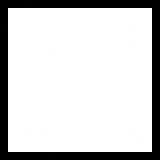
#> input picture images/empty.jpg, 20 x 20 px (shown 8 times larger)
$ python imagerender.py
#> lines starting #> are read from the running program, lines starting #| are printed output that depends on the picture; pictures that were not available may be replaced by others from this repository, and a replacement may not be noted
from PIL import Image
from io import BytesIO
from pathlib import Path
from BattleshipGame.rules import Ship


FOLDER = Path(__file__).resolve().parent.joinpath('images')

empty_cell = Image.open(FOLDER.joinpath('empty.jpg'))
#> empty_cell is the input picture: PIL image 20x20 RGB; min 0, max 255, mean 206.5
ship_cell = Image.open(FOLDER.joinpath('ship.jpg'))
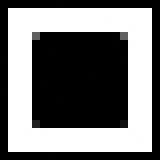
#> input picture images/ship.jpg, 20 x 20 px (shown 8 times larger)
#> ship_cell is the input picture: PIL image 20x20 RGB; min 0, max 255, mean 115.4
miss_cell = Image.open(FOLDER.joinpath('miss.jpg'))
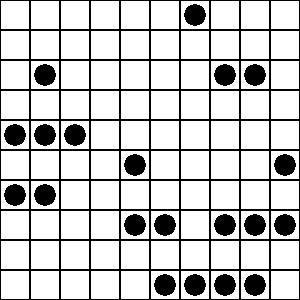
#> input picture field.jpeg, 300 x 300 px, given in place of miss.jpg, which was not available
#> miss_cell is the input picture: PIL image 300x300 RGB; min 0, max 255, mean 201
hit_cell = Image.open(FOLDER.joinpath('hit.jpg'))
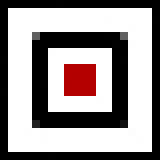
#> input picture images/hit.jpg, 20 x 20 px (shown 8 times larger)
#> hit_cell is the input picture: PIL image 20x20 RGB; mean R, G, B 153.1, 145.9, 145.9
empty_field = Image.open(FOLDER.joinpath('field.jpg'))
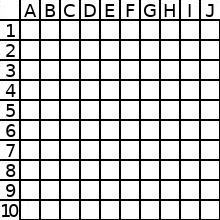
#> input picture images/field.jpg, 220 x 220 px
#> empty_field is the input picture: PIL image 220x220 RGB; min 0, max 255, mean 202.2


def create_picture(field):
    generator = ((i, k) for k in range(20, 220, 20) for i in range(20, 220, 20))
    new_im = empty_field

    for line in field:
        for cell in line:
            if isinstance(cell, Ship):
                new_im.paste(ship_cell, next(generator))
            elif cell == 'miss' or cell == 8:
                new_im.paste(miss_cell, next(generator))
            elif cell == 'hit' or cell == 1 or cell == 2:
                new_im.paste(hit_cell, next(generator))
            else:
                new_im.paste(empty_cell, next(generator))

    output = BytesIO()
    new_im.save(output, format="JPEG")
    return output.getvalue()
